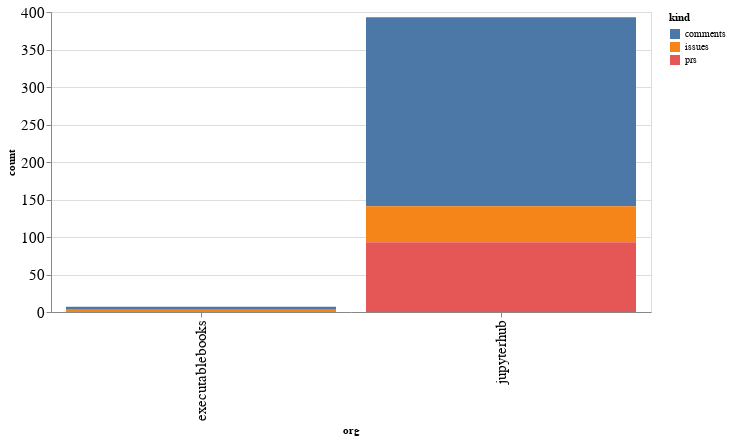

The notebook cell saved with this chart:
### Code cell
alt.Chart(org_summaries, width=600).mark_bar().encode(
    x='org',
    y='count',
    color='kind',
    tooltip="org"
)

### Figure 1 — Vega-Lite specification as saved in the notebook (floating-point values rounded to 4 significant figures)
{"config": {"axisLeft": {"labelFontSize": 15}, "axisBottom": {"labelFontSize": 15}}, "data": {"name": "data-4204868185e5ac22ddb1c716011199ad"}, "mark": "bar", "encoding": {"color": {"type": "nominal", "field": "kind"}, "tooltip": {"type": "nominal", "field": "org"}, "x": {"type": "nominal", "field": "org"}, "y": {"type": "quantitative", "field": "count"}}, "width": 600, "$schema": "https://vega.github.io/schema/vega-lite/v4.8.1.json", "datasets": {"data-4204868185e5ac22ddb1c716011199ad": [{"org": "executablebooks", "kind": "comments", "count": 4}, {"org": "executablebooks", "kind": "issues", "count": 3}, {"org": "jupyterhub", "kind": "comments", "count": 252}, {"org": "jupyterhub", "kind": "issues", "count": 48}, {"org": "jupyterhub", "kind": "prs", "count": 93}]}}
